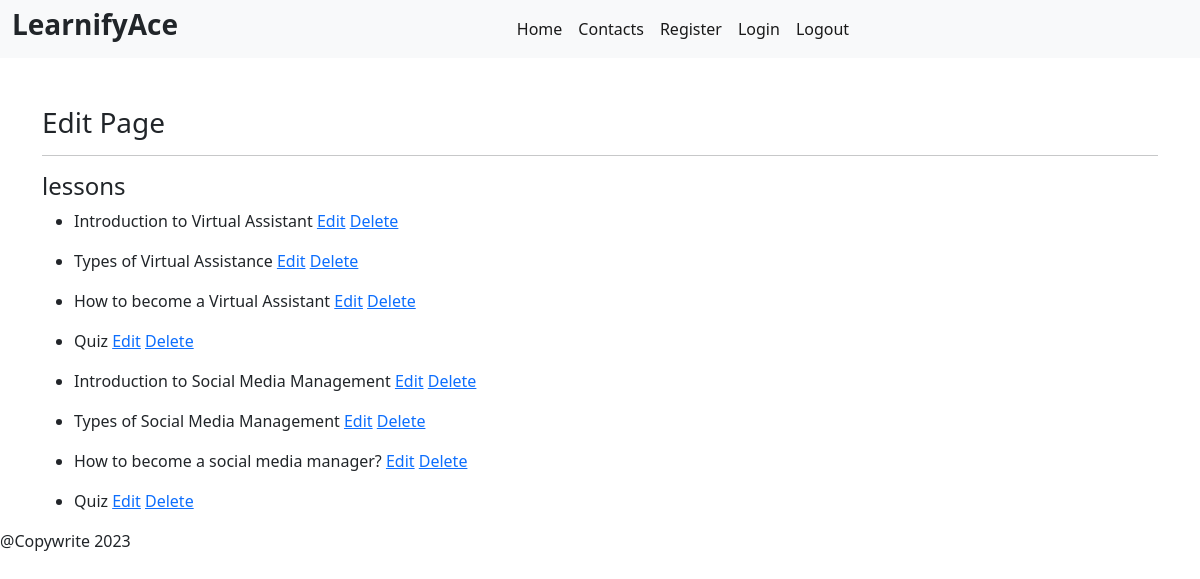
The page /all-lessons/ on the database its author committed.
### LearnifyAce/models.py (models this page shows, shortened)
class Lessons(models.Model):
    course = models.ForeignKey(Course, on_delete=models.CASCADE)
    title = models.CharField(max_length=100)
    description = models.TextField()
    content = models.TextField()
    class Meta:
        verbose_name = "Lesson"
        verbose_name_plural = "Lessons"

### LearnifyAce/views.py (the view)
# urls.py: path('all-lessons/', views.all_lessons, name="all-lessons"),
def all_lessons(request):
    lessons = Lessons.objects.all()
    context = {
        "lessons": lessons,
    }
    return render(request, "all_lessons.html", context)

### templates/all_lessons.html
{% extends "layout.html" %}
{% block Home %}
<section>
    <div class="container mt-5">
        <div>
            <h3>Edit Page</h3>
            <hr>
            <h4>lessons</h4>
            {% for lesson in lessons %}
            <ul>
                <li>{{ lesson.title }} <a href="{% url 'edit-lesson' lesson.pk %}">Edit</a> <a href="{% url 'delete-lesson' lesson.pk %}">Delete</a></li>
            </ul>
            {% endfor %}
        </div>
    </div>
</section>
{% endblock %}

### rows shown on the page
Lessons: title "Introduction to Virtual Assistant"
Lessons: title "Types of Virtual Assistance"
Lessons: title "How to become a Virtual Assistant"
Lessons: title "Quiz"
Lessons: title "Introduction to Social Media Management"
Lessons: title "Types of Social Media Management"
Lessons: title "How to become a social media manager?"
Lessons: title "Quiz"
